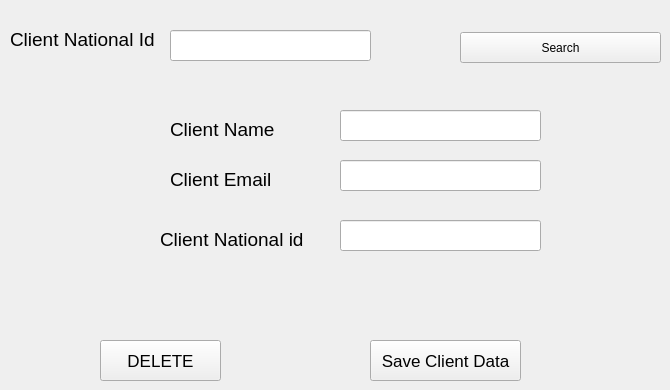
      <widget class="QWidget" name="tab_14">
       <attribute name="title">
        <string>Edit Or Delete A Client</string>
       </attribute>
       <widget class="QLineEdit" name="lineEdit_10">
        <property name="geometry">
         <rect>
          <x>170</x>
          <y>30</y>
          <width>201</width>
          <height>31</height>
         </rect>
        </property>
       </widget>
       <widget class="QLabel" name="label_37">
        <property name="geometry">
         <rect>
          <x>10</x>
          <y>30</y>
          <width>151</width>
          <height>19</height>
         </rect>
        </property>
        <property name="font">
         <font>
          <pointsize>14</pointsize>
         </font>
        </property>
        <property name="text">
         <string>Client National Id</string>
        </property>
       </widget>
       <widget class="QPushButton" name="pushButton_23">
        <property name="geometry">
         <rect>
          <x>370</x>
          <y>340</y>
          <width>151</width>
          <height>41</height>
         </rect>
        </property>
        <property name="font">
         <font>
          <pointsize>13</pointsize>
         </font>
        </property>
        <property name="text">
         <string>Save Client Data</string>
        </property>
       </widget>
       <widget class="QPushButton" name="pushButton_24">
        <property name="geometry">
         <rect>
          <x>460</x>
          <y>32</y>
          <width>201</width>
          <height>31</height>
         </rect>
        </property>
        <property name="text">
         <string>Search</string>
        </property>
       </widget>
       <widget class="QPushButton" name="pushButton_25">
        <property name="geometry">
         <rect>
          <x>100</x>
          <y>340</y>
          <width>121</width>
          <height>41</height>
         </rect>
        </property>
        <property name="font">
         <font>
          <pointsize>13</pointsize>
         </font>
        </property>
        <property name="text">
         <string>DELETE</string>
        </property>
       </widget>
       <widget class="QLineEdit" name="lineEdit_11">
        <property name="geometry">
         <rect>
          <x>340</x>
          <y>110</y>
          <width>201</width>
          <height>31</height>
         </rect>
        </property>
       </widget>
       <widget class="QLineEdit" name="lineEdit_27">
        <property name="geometry">
         <rect>
          <x>340</x>
          <y>160</y>
          <width>201</width>
          <height>31</height>
         </rect>
        </property>
       </widget>
       <widget class="QLineEdit" name="lineEdit_28">
        <property name="geometry">
         <rect>
          <x>340</x>
          <y>220</y>
          <width>201</width>
          <height>31</height>
         </rect>
        </property>
       </widget>
       <widget class="QLabel" name="label_38">
        <property name="geometry">
         <rect>
          <x>170</x>
          <y>120</y>
          <width>111</width>
          <height>19</height>
         </rect>
        </property>
        <property name="font">
         <font>
          <pointsize>14</pointsize>
         </font>
        </property>
        <property name="text">
         <string>Client Name</string>
        </property>
       </widget>
       <widget class="QLabel" name="label_16">
        <property name="geometry">
         <rect>
          <x>170</x>
          <y>170</y>
          <width>111</width>
          <height>19</height>
         </rect>
        </property>
        <property name="font">
         <font>
          <pointsize>14</pointsize>
         </font>
        </property>
        <property name="text">
         <string>Client Email</string>
        </property>
       </widget>
       <widget class="QLabel" name="label_17">
        <property name="geometry">
         <rect>
          <x>160</x>
          <y>230</y>
          <width>161</width>
          <height>19</height>
         </rect>
        </property>
        <property name="font">
         <font>
          <pointsize>14</pointsize>
         </font>
        </property>
        <property name="text">
         <string>Client National id</string>
        </property>
       </widget>
      </widget>
